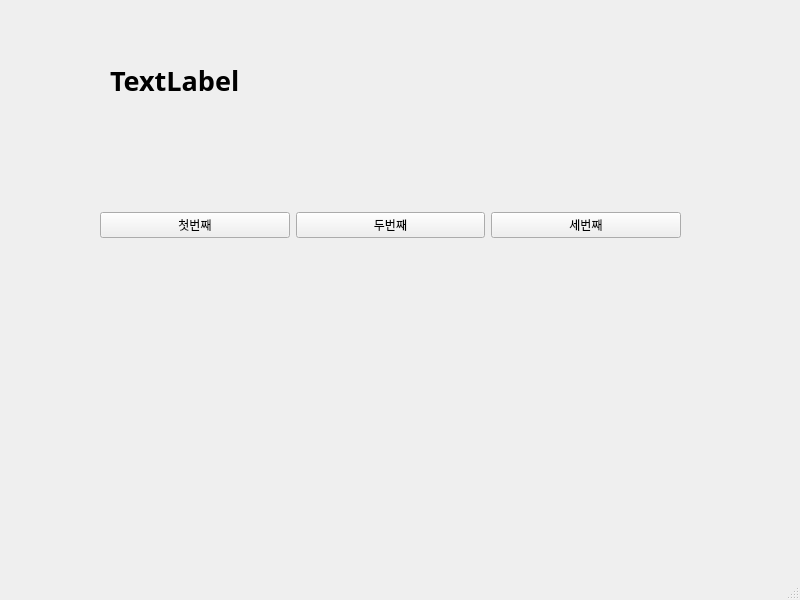
<?xml version="1.0" encoding="UTF-8"?>
<ui version="4.0">
 <class>MainWindow</class>
 <widget class="QMainWindow" name="MainWindow">
  <property name="geometry">
   <rect>
    <x>0</x>
    <y>0</y>
    <width>800</width>
    <height>600</height>
   </rect>
  </property>
  <property name="windowTitle">
   <string>MainWindow</string>
  </property>
  <widget class="QWidget" name="centralwidget">
   <widget class="QWidget" name="horizontalLayoutWidget">
    <property name="geometry">
     <rect>
      <x>100</x>
      <y>160</y>
      <width>581</width>
      <height>131</height>
     </rect>
    </property>
    <layout class="QHBoxLayout" name="horizontalLayout">
     <item>
      <widget class="QPushButton" name="pushButton_3">
       <property name="text">
        <string>첫번째</string>
       </property>
      </widget>
     </item>
     <item>
      <widget class="QPushButton" name="pushButton_2">
       <property name="text">
        <string>두번째</string>
       </property>
      </widget>
     </item>
     <item>
      <widget class="QPushButton" name="pushButton">
       <property name="text">
        <string>세번째</string>
       </property>
      </widget>
     </item>
    </layout>
   </widget>
   <widget class="QLabel" name="label">
    <property name="geometry">
     <rect>
      <x>110</x>
      <y>40</y>
      <width>561</width>
      <height>81</height>
     </rect>
    </property>
    <property name="font">
     <font>
      <family>맑은 고딕</family>
      <pointsize>20</pointsize>
      <weight>75</weight>
      <bold>true</bold>
     </font>
    </property>
    <property name="text">
     <string>TextLabel</string>
    </property>
   </widget>
  </widget>
  <widget class="QMenuBar" name="menubar">
   <property name="geometry">
    <rect>
     <x>0</x>
     <y>0</y>
     <width>800</width>
     <height>25</height>
    </rect>
   </property>
  </widget>
  <widget class="QStatusBar" name="statusbar"/>
 </widget>
 <resources/>
 <connections>
  <connection>
   <sender>pushButton_3</sender>
   <signal>clicked()</signal>
   <receiver>MainWindow</receiver>
   <slot>firstClick()</slot>
   <hints>
    <hint type="sourcelabel">
     <x>168</x>
     <y>249</y>
    </hint>
    <hint type="destinationlabel">
     <x>192</x>
     <y>309</y>
    </hint>
   </hints>
  </connection>
  <connection>
   <sender>pushButton_2</sender>
   <signal>clicked()</signal>
   <receiver>MainWindow</receiver>
   <slot>secondClick()</slot>
   <hints>
    <hint type="sourcelabel">
     <x>364</x>
     <y>250</y>
    </hint>
    <hint type="destinationlabel">
     <x>393</x>
     <y>309</y>
    </hint>
   </hints>
  </connection>
  <connection>
   <sender>pushButton</sender>
   <signal>clicked()</signal>
   <receiver>MainWindow</receiver>
   <slot>thirdClick()</slot>
   <hints>
    <hint type="sourcelabel">
     <x>563</x>
     <y>247</y>
    </hint>
    <hint type="destinationlabel">
     <x>587</x>
     <y>308</y>
    </hint>
   </hints>
  </connection>
 </connections>
 <slots>
  <slot>firstClick()</slot>
  <slot>secondClick()</slot>
  <slot>thirdClick()</slot>
 </slots>
</ui>
